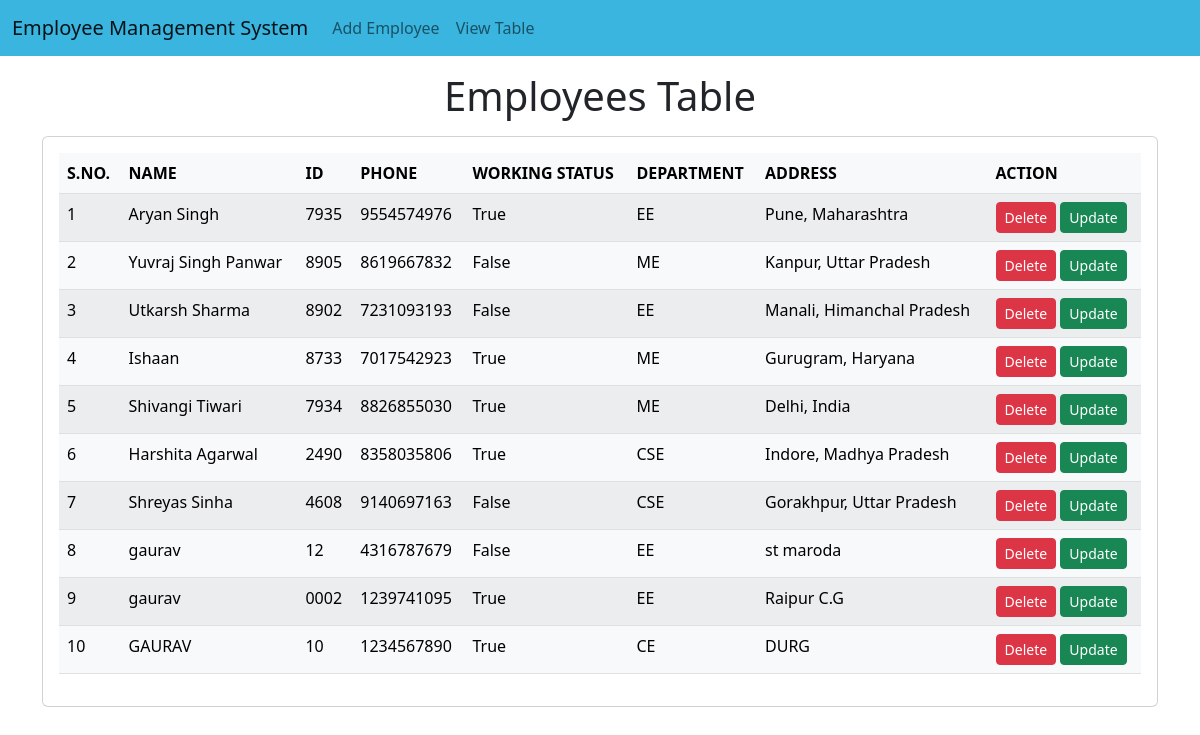
The page / on the database its author committed.
### emp/models.py (models this page shows, shortened)
class Emp(models.Model):
    name=models.CharField(max_length=200)
    emp_id=models.CharField(max_length=200)
    phone=models.CharField(max_length=10)
    address=models.CharField(max_length=150)
    working=models.BooleanField(default=True)
    department=models.CharField(max_length=200)

### emp/views.py (the view)
# urls.py: path("",fun.emp_home),
def emp_home(request):
    emps=Emp.objects.all()
    return render(request,"emp/home.html",{'emps':emps})

### templates/emp/home.html (shortened to what this page needs)
<!doctype html>
<html lang="en">
  <head>
    <link href="https://cdn.jsdelivr.net/npm/bootstrap@5.2.2/dist/css/bootstrap.min.css"
          rel="stylesheet"
>
  </head>
  <body>
    {% include 'emp/navbar.html' %}
    <h1 class="text-center my-3">Employees Table</h1>
    <div class="container">
      <div class="row">
        <div class="col-md-12">
          <div class="card">
            <div class="card-body">
              <table class="table table-light table-striped table-hover">
                <thead>
                  <tr>
                    <th>S.NO.</th>
                    <th>NAME</th>
                    <th>ID</th>
                    <th>PHONE</th>
                    <th>WORKING STATUS</th>
                    <th>DEPARTMENT</th>
                    <th>ADDRESS</th>
                    <th>ACTION</th>
                  </tr>
                </thead>
                <tbody>
                  {% for e in emps %}
                  <tr>
                    <td>{{forloop.counter}}</td>
                    <td>{{e.name}}</td>
                    <td>{{e.emp_id}}</td>
                    <td>{{e.phone}}</td>
                    <td>{{e.working}}</td>
                    <td>{{e.department}}</td>
                    <td>{{e.address}}</td>
                    <td>
                      <a href="/emp/delete-emp/{{e.id}}" class="btn btn-danger btn-sm">Delete</a>
                      <a href="/emp/update-emp/{{e.id}}" class="btn btn-success btn-sm">Update</a>
                    </td>
                  </tr>
                  {%endfor%}
                </tbody>
              </table>
            </div>
          </div>
        </div>
      </div>
    </div>
  </body>
</html>

### templates/emp/navbar.html (shortened to what this page needs)
<nav class="navbar navbar-expand-lg" style="background-color: #39B5E0;">
    <div class="container-fluid">
      <a class="navbar-brand" href="/emp/home/">Employee Management System</a>
      <div class="collapse navbar-collapse" id="navbarSupportedContent">
        <ul class="navbar-nav me-auto mb-2 mb-lg-0">
          <li class="nav-item">
            <a class="nav-link" href="/emp/add-emp/">Add Employee</a>
          </li>
          <li><a class="nav-link" href="/emp/home/">View Table</a></li>
        </ul>
      </div>
    </div>
  </nav>

### rows shown on the page
Emp: name "Aryan Singh", emp_id "7935", phone "9554574976", working "True", department "EE", address "Pune, Maharashtra"
Emp: name "Yuvraj Singh Panwar", emp_id "8905", phone "8619667832", working "False", department "ME", address "Kanpur, Uttar Pradesh"
Emp: name "Utkarsh Sharma", emp_id "8902", phone "7231093193", working "False", department "EE", address "Manali, Himanchal Pradesh"
Emp: name "Ishaan", emp_id "8733", phone "7017542923", working "True", department "ME", address "Gurugram, Haryana"
Emp: name "Shivangi Tiwari", emp_id "7934", phone "8826855030", working "True", department "ME", address "Delhi, India"
Emp: name "Harshita Agarwal", emp_id "2490", phone "8358035806", working "True", department "CSE", address "Indore, Madhya Pradesh"
Emp: name "Shreyas Sinha", emp_id "4608", phone "9140697163", working "False", department "CSE", address "Gorakhpur, Uttar Pradesh"
Emp: name "gaurav", emp_id "12", phone "4316787679", working "False", department "EE", address "st maroda"
Emp: name "gaurav", emp_id "0002", phone "1239741095", working "True", department "EE", address "Raipur C.G"
Emp: name "GAURAV", emp_id "10", phone "1234567890", working "True", department "CE", address "DURG"
